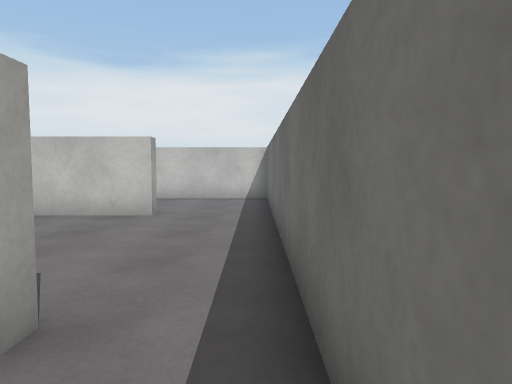
[1] (above)

18 first-person views from a walk through a scene from a Unity 3-D project. The camera is 1.2 m above the floor, tilts 4° down and sees 70° across. The floor is counted in squares, 1 m on a side. Each view is taken from the middle of a square. On the plan, view 1 faces up. The plan holds only what a view shows up to about 15 squares ahead; the rest is blank. Surface patterns are stand-ins for the level's own textures.

[2]
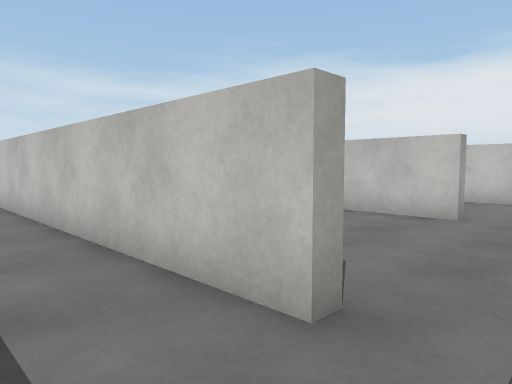

[3]
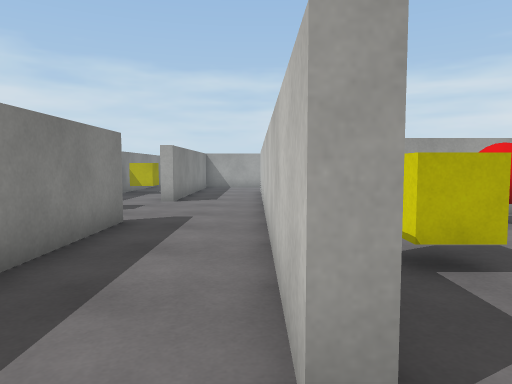

[4]
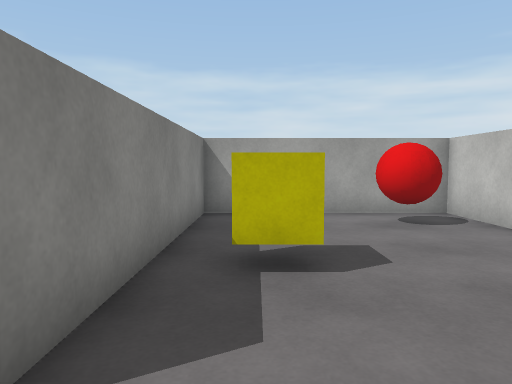

[5]
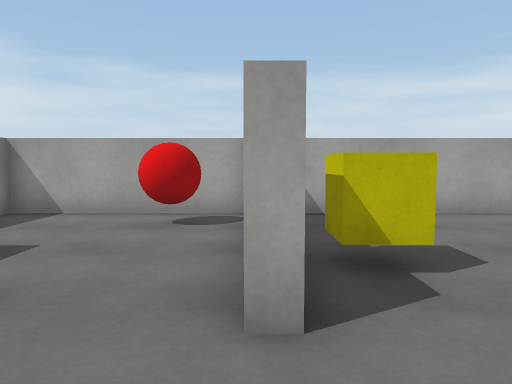

[6]
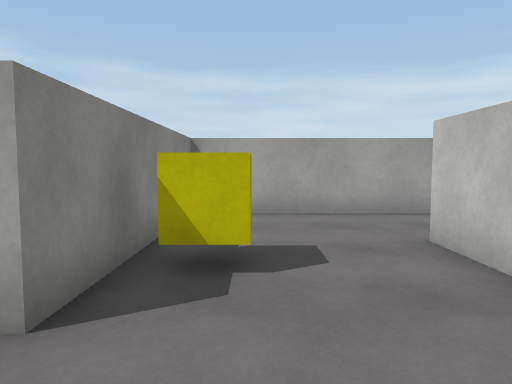

[7]
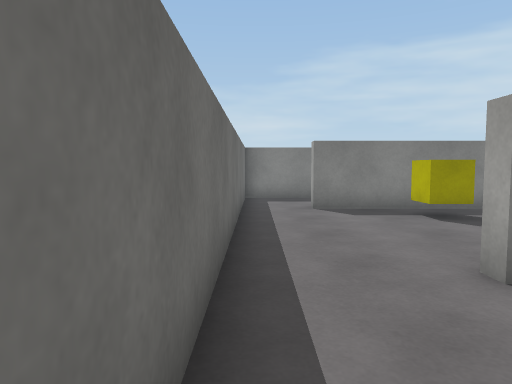

[8]
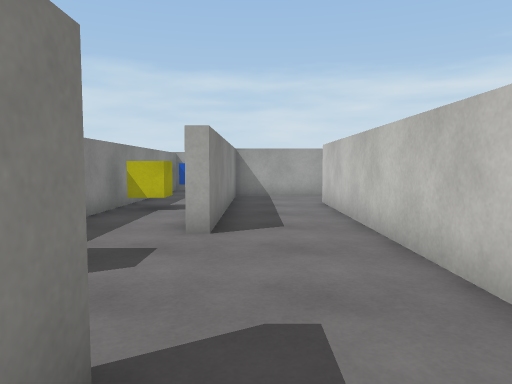

[9]
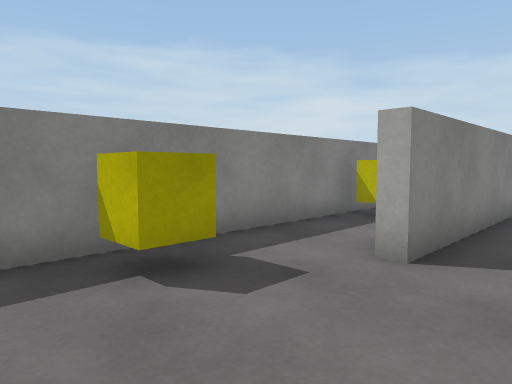

[10]
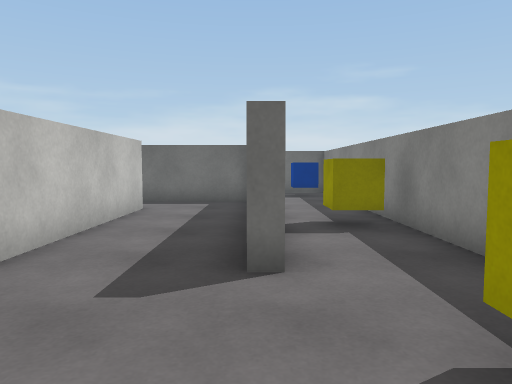

[11]
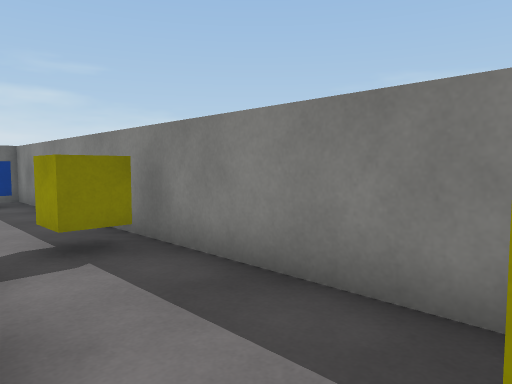

[12]
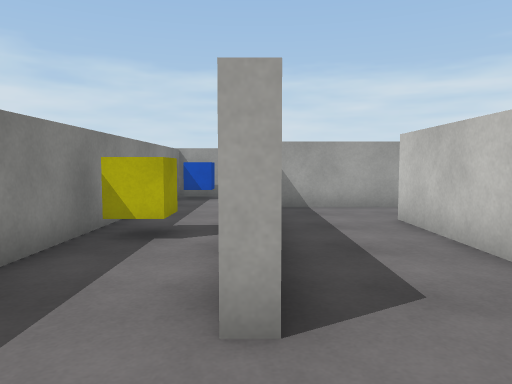

[13]
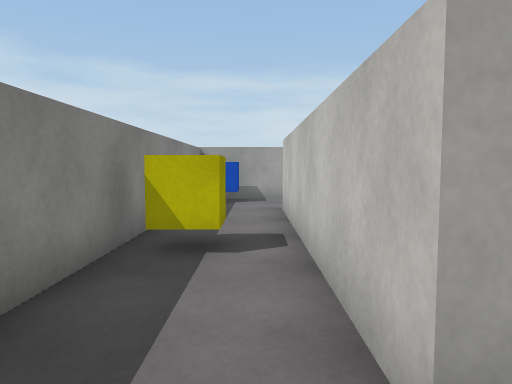

[14]
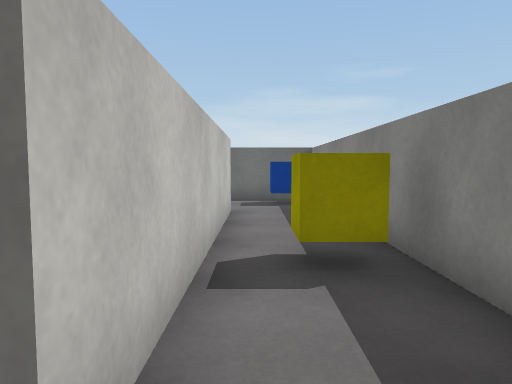

[15]
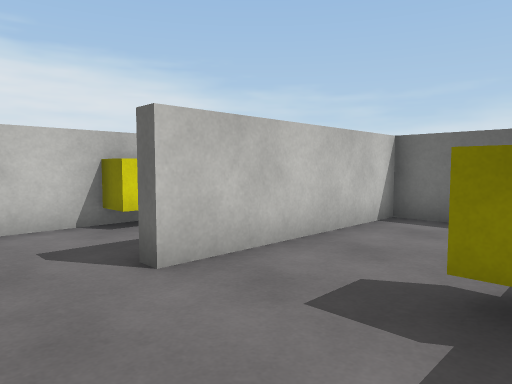

[16]
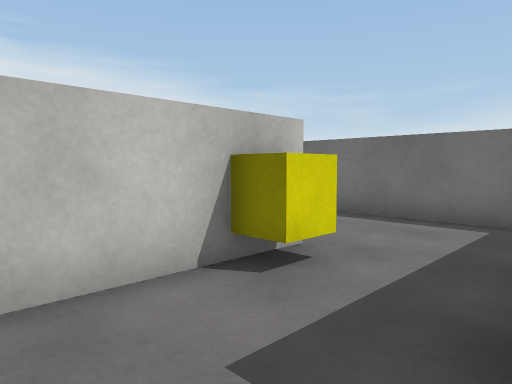

[17]
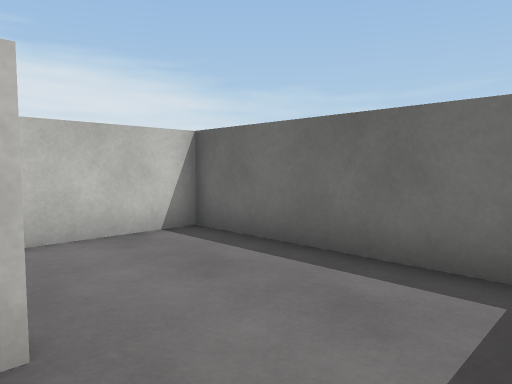

[18]
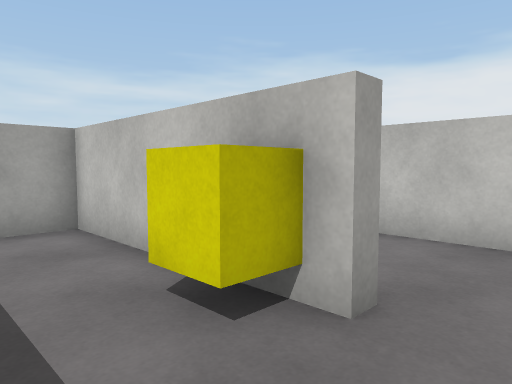

### Floor plan
Ten units are one square. View 1 is at (0, 0); x grows to the right and y downward. Boxes are objects, and circles mark ways between rooms. Rooms are numbered by the first view taken in them; rooms with no view inside come last. Other rooms are left out.
<svg viewBox="-212 -217 237 263">
<path fill="none" stroke="#000" d="M-124 41 15 41M-21 9 4 9 4 -16M-16 -22 -184 -22M6 13 -79 13 -79 9 -40 9M-207 -15 -207 9 -125 9 -125 13M4 -154 4 -212 -26 -212M-34 -180 -34 -175 -94 -175 -94 -93 -25 -93 -25 -89 -94 -89 -94 -27 -16 -27 -16 -22M4 -16 4 -138 -58 -138 -58 -142"/>
<rect x="-105" y="25" width="10" height="10" fill="#bbb"><title>yellow cube</title></rect>
<rect x="-55" y="25" width="20" height="10" fill="#bbb"><title>yellow cube</title></rect>
<rect x="-85" y="-85" width="20" height="20" fill="#bbb"><title>red ball</title></rect>
<rect x="-55" y="-45" width="20" height="10" fill="#bbb"><title>yellow cube</title></rect>
<rect x="-55" y="-175" width="20" height="10" fill="#bbb"><title>yellow cube</title></rect>
<rect x="-45" y="-105" width="10" height="10" fill="#bbb"><title>yellow cube</title></rect>
<circle cx="-5" cy="-25" r="3" fill="#2a7"/>
<text x="-80" y="10">1</text>
<text x="-40" y="-110">2</text>
</svg>
Room 1 opens to room 2.

Where each view was taken, in squares from view 1:
view 1: 0 up, 0 right, facing up
view 2: 0 up, 0 right, facing up-left
view 3: 2 up, 0 right, facing left
view 4: 4 up, 0 right, facing left
view 5: 9 up, 0 right, facing left
view 6: 11 up, 0 right, facing left
view 7: 13 up, 0 right, facing down
view 8: 0 up, 6 left, facing left
view 9: 1 up, 8 left, facing down-left
view 10: 1 down, 12 left, facing right
view 11: 1 down, 10 left, facing down-right
view 12: 1 down, 10 left, facing left
view 13: 2 down, 11 left, facing left
view 14: 2 down, 9 left, facing right
view 15: 10 up, 8 left, facing up-right
view 16: 14 up, 8 left, facing up-right
view 17: 15 up, 4 left, facing up-right
view 18: 15 up, 2 left, facing up-left
